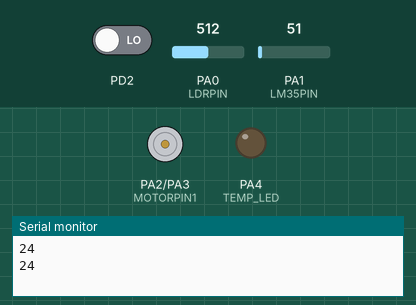
Bench run of a program on a simulated ATmega32, built with avr-gcc and emulated at 8 MHz. On the bench: motor-driver pin pairs drawn as motors (green arrow = first pin HIGH = forward, orange = second pin HIGH = backward, longer = more drive), output pins drawn as LEDs (lit = HIGH), the last lines printed to the serial monitor. The inputs (shaded band) are chosen by the test bench; at power-on: PA1 (LM35PIN) = 51, PA0 (LDRPIN) = 512, PD2 LOW.

Above: at 1.2 s.
1.3 s: PA1 (LM35PIN) set to 64
At 2.7 s:
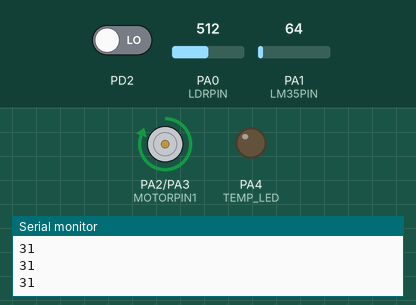
3.0 s: PA1 (LM35PIN) set to 116
4.5 s: PA1 (LM35PIN) set to 136
At 5.4 s:
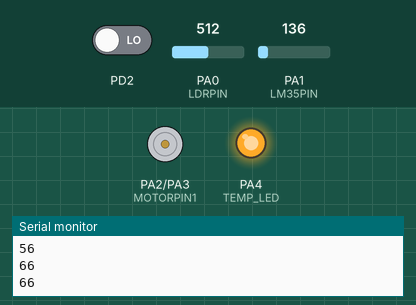
6.1 s: PA1 (LM35PIN) set to 112
At 6.7 s:
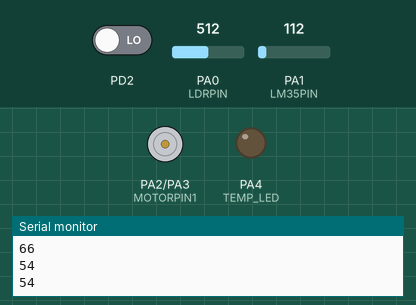
7.6 s: PA1 (LM35PIN) set to 163
At 8.1 s:
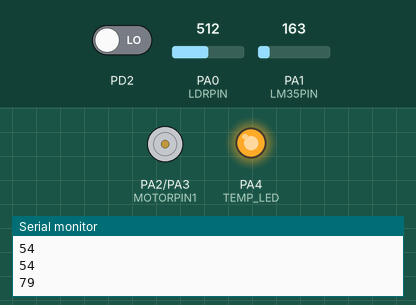
Timing chart, 0 to 10.1 s (numbered marks = the images above; inputs shaded):
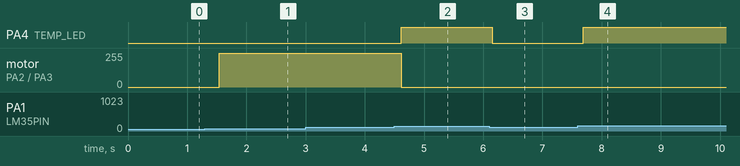

The program:

main.c
```c
#define F_CPU 8000000UL
#include <util/delay.h>

#include "../LIB/BIT_MATH.h"
#include "../LIB/STD_TYPES.h"

#include "../MCAL/ADC/ADC_int.h"
#include "../MCAL/DIO/DIO_int.h"
#include "../MCAL/EXTI/EXTI_int.h"
#include "../MCAL/GIE/GIE_int.h"
#include "../MCAL/USART/USART_int.h"
#include "../MCAL/TIMERS/TIMERS_cfg.h"
#include "../MCAL/TIMERS/TIMERS_int.h"

/////////////////////////////////////////////////
#define LDRPIN     0   // ADC Channel 0
#define LM35PIN    1   // ADC Channel 1
#define MOTORPIN1  2   // PA2
#define MOTORPIN2  3   // PA3
#define TEMP_LED   4   // PA4

/////////////////////////////////////////////////
u8 motorState = 0;
u8 overheatFlag = 0;

u16 LM35_reading = 0;
u16 LDR_reading = 0;
u8 temp = 0;

/////////////////////////////////////////////////
void LDR_func(void);
void MotorUp_Func(void);
void MotorDown_Func(void);
void motorstop(void);
void ALARM_FUNC(void);

/////////////////////////////////////////////////
void main(void)
{
    MGIE_vEnableGlobalInterrupt();
    MEXTI_vInit();
    MTIMERS_vInit();
    MADC_vInit();
    MUSART_vInit();

    // Input Pins
    MDIO_vSetPinDir(DIO_PORTA, LM35PIN, DIO_INPUT);
    MDIO_vSetPinDir(DIO_PORTA, LDRPIN, DIO_INPUT);

    // Motor Control Output Pins
    MDIO_vSetPinDir(DIO_PORTA, MOTORPIN1, DIO_OUTPUT);
    MDIO_vSetPinDir(DIO_PORTA, MOTORPIN2, DIO_OUTPUT);

    // LED or test pin output
    MDIO_vSetPinDir(DIO_PORTA, TEMP_LED, DIO_OUTPUT);

    // Set temperature alarm check every X ticks (adjust internally)
    MTIMERS_vSetIntervalAsych_CB(ALARM_FUNC, 2000);
    MTIMERS_vStartTimer(TIM_0);

    while (1)
    {
        // Skip all logic if overheat occurred
        if (overheatFlag)
        {
            motorstop();
            continue;
        }


         LDR_func();

       // _delay_ms(500);
    }
}

/////////////////////////////////////////////////
void LDR_func(void)
{
    LDR_reading = MADC_u16AnalogRead(LDRPIN);

    if (LDR_reading >= 800 && motorState == 0)
    {
        MotorUp_Func();
        motorstop();
        motorState = 1;
    }
    else if (LDR_reading < 700 && motorState == 1)
    {
        MotorDown_Func();
        motorstop();
        motorState = 0;
    }
}

/////////////////////////////////////////////////
/////////////////////////////////////////////////
void MotorUp_Func(void)
{
    MDIO_vSetPinVal(DIO_PORTA, MOTORPIN1, DIO_HIGH);
    MDIO_vSetPinVal(DIO_PORTA, MOTORPIN2, DIO_LOW);
}

void MotorDown_Func(void)
{
    MDIO_vSetPinVal(DIO_PORTA, MOTORPIN1, DIO_LOW);
    MDIO_vSetPinVal(DIO_PORTA, MOTORPIN2, DIO_HIGH);
}

void motorstop(void)
{
    MDIO_vSetPinVal(DIO_PORTA, MOTORPIN1, DIO_LOW);
    MDIO_vSetPinVal(DIO_PORTA, MOTORPIN2, DIO_LOW);
}

/////////////////////////////////////////////////
void ALARM_FUNC(void)
{	static u8 tempState=0;
    u32 reading = MADC_u16AnalogRead(CHANNEL_1);
    u16 millivolts = (reading * 5000UL) / 1024;
    u16 local_temp = millivolts / 10;
    // USART Test Output
       MUSART_vTransmit((local_temp / 10) + '0');
       MUSART_vTransmit((local_temp % 10) + '0');
       MUSART_vTransmit('\n');

      if (local_temp >= 30 && local_temp < 60 && tempState == 0)
       {
           MotorUp_Func();
           tempState = 1;
       }
       else if (local_temp < 30)
       {
           tempState = 0;
           motorstop();
       }
    if (local_temp > 60)
    {
        overheatFlag = 1;
        MDIO_vSetPinVal(DIO_PORTA, TEMP_LED, DIO_HIGH);  // Overheat LED ON
        motorstop();  // Stop motor
    }
    else
        MDIO_vSetPinVal(DIO_PORTA, TEMP_LED, DIO_LOW);  // Overheat LED ON


}
```

BIT_MATH.h
```c
/*
 * BIT_MATH.h
 *
 *  Created on: Feb 20, 2023
 *      Author: Nada Mamdouh
 */

#ifndef LIB_BIT_MATH_H_
#define LIB_BIT_MATH_H_

#define No_of_bits 8
#define SET_BIT(reg,bitN)       	(reg|=  (1<<bitN))
#define CLR_BIT(reg,bitN)       	(reg&= (~(1<<bitN)))
#define TOG_BIT(reg,bitN)           (reg^=  (1<<bitN))
#define GET_BIT(reg,bitN)           ((reg>>bitN) &0x01)
#define SET_BYTE(reg,value)         ( reg = value )
#define ROT_LEFT(reg,bitN)          (reg<<bitN)|(reg>>(No_of_bits - bitN))
#define ROT_RIGHT(reg,bitN)         (reg>>bitN)|(reg<<(No_of_bits - bitN))


#endif /* LIB_BIT_MATH_H_ */
```

STD_TYPES.h
```c
/*
 * STD_TYPES.h
 *
 *  Created on: Feb 20, 2023
 *      Author: Nada Mamdouh
 */

#ifndef LIB_STD_TYPES_H_
#define LIB_STD_TYPES_H_

typedef unsigned char u8;
typedef signed char s8;

typedef unsigned short int u16;
typedef signed short int s16;
typedef unsigned long int u32;
typedef signed long int s32;
typedef unsigned long long int u64;

typedef float f32;
typedef double f64;

#ifndef NULL
#define NULL    ((void*)0)
#endif

#endif /* LIB_STD_TYPES_H_ */
```

ADC_int.h
```c
/*
 * ADC_int.h
 *
 *  Created on: Jul 24, 2025
 *      Author: Nada Mamdouh
 */

#define CHANNEL_0           0
#define CHANNEL_1           1
#define CHANNEL_2           2
#define CHANNEL_3           3
#define CHANNEL_4           4
#define CHANNEL_5           5
#define CHANNEL_6           6
#define CHANNEL_7           7


#ifndef MCAL_ADC_ADC_INT_H_
#define MCAL_ADC_ADC_INT_H_


void MADC_vInit(void);
u16  MADC_u16AnalogRead(u8 A_u8Channel);

#endif /* MCAL_ADC_ADC_INT_H_ */
```

ADC_prg.c
```c
/*
 * ADC_prg.c
 *
 *  Created on: Jul 24, 2025
 *      Author: Nada Mamdouh
 */
#include "../../LIB/STD_TYPES.h"
#include "../../LIB/BIT_MATH.h"

#include "ADC_int.h"
#include "ADC_prv.h"


void MADC_vInit(void)
{
	/* Reference voltage (AVCC)*/
	CLR_BIT(ADMUX, REFS1);
	SET_BIT(ADMUX, 6);

	/* Data adjustment (right) */
	CLR_BIT(ADMUX, 5);

	/* Select prescaler 64 */
//	ADCSRA = (ADCSRA & (0xF8)) | ((0x07)&(prescaller));
	SET_BIT(ADCSRA,2);
	SET_BIT(ADCSRA,1);
	CLR_BIT(ADCSRA,0);

	/* Auto trigger or manual */
	CLR_BIT(ADCSRA, 5);

	/* Interrupt enable/disable */
	CLR_BIT(ADCSRA, 3);

	/* Enable ADC */
	SET_BIT(ADCSRA, 7);

}

u16  MADC_u16AnalogRead(u8 A_u8Channel)
{
	/* Select channel in Single Ended Input mode */
	ADMUX = (ADMUX & (0xE0)) | (A_u8Channel & 0x07);

	/* Start conversion */
	SET_BIT(ADCSRA, 6);

	/* Wait for flag to be raised */
	while(GET_BIT(ADCSRA, 4) == 0){}

	/* Clear flag */
	SET_BIT(ADCSRA, 4);

	return ADC;
}
```

ADC_prv.h
```c
/*
 * ADC_prv.h
 *
 *  Created on: Jul 24, 2025
 *      Author: Nada Mamdouh
 */

#ifndef MCAL_ADC_ADC_PRV_H_
#define MCAL_ADC_ADC_PRV_H_

#define SFIOR	*((volatile u8*)(0x50))

#define ADMUX	*((volatile u8*)(0x27))
#define ADCSRA	*((volatile u8*)(0x26))
#define ADCH	*((volatile u8*)(0x25))
#define ADCL	*((volatile u8*)(0x24))

#define ADC		*((volatile u16*)(0x24))


#define REFS1	7

#endif /* MCAL_ADC_ADC_PRV_H_ */
```

DIO_int.h
```c
/*
 * DIO_int.h
 *
 *  Created on: Jul 17, 2025
 *      Author: Nada Mamdouh
 */

#ifndef MCAL_DIO_DIO_INT_H_
#define MCAL_DIO_DIO_INT_H_


#define DIO_OUTPUT		1
#define DIO_INPUT		0

#define DIO_PORTA 		0
#define DIO_PORTB 		1
#define DIO_PORTC 		2
#define DIO_PORTD 		3

#define DIO_PIN0		0
#define DIO_PIN1		1
#define DIO_PIN2		2
#define DIO_PIN3		3
#define DIO_PIN4		4
#define DIO_PIN5		5
#define DIO_PIN6		6
#define DIO_PIN7		7

#define DIO_HIGH		1
#define DIO_LOW			0

#define DIO_PORT_OUTPUT  0xFF
#define DIO_PORT_INPUT	 0x00

/* Initialize Registers */
void MDIO_vInit(void);

/* Pin functions */
void MDIO_vSetPinDir(u8 A_u8PortNo, u8 A_u8PinNo, u8 A_u8PinDir);
void MDIO_vSetPinVal(u8 A_u8PortNo, u8 A_u8PinNo, u8 A_u8PinVal);
u8 MDIO_u8GETPinVal(u8 A_u8PortNo, u8 A_u8PinNo);
void MDIO_vTogPinVal(u8 A_u8PortNo, u8 A_u8PinNo);

/* Port functions */
void MDIO_vSetPortDir(u8 A_u8PortNo, u8 A_u8PortDir);
void MDIO_vSetPortVal(u8 A_u8PortNo, u8 A_u8PortVal);
u8 MDIO_u8GETPortVal(u8 A_u8PortNo);


#endif /* MCAL_DIO_DIO_INT_H_ */
```

DIO_prg.c
```c
/*
 * DIO_prg.c
 *
 *  Created on: Jul 17, 2025
 *      Author: Nada Mamdouh
 */

#include "../../LIB/STD_TYPES.h"
#include "../../LIB/BIT_MATH.h"

#include "DIO_int.h"
#include "DIO_prv.h"

void MDIO_vInit(void)
{
	DDRA  = 0;
	DDRB  = 0;
	DDRC  = 0;
	DDRD  = 0;

	PORTA = 0;
	PORTB = 0;
	PORTC = 0;
	PORTD = 0;

}

void MDIO_vSetPinDir(u8 A_u8PortNo, u8 A_u8PinNo, u8 A_u8PinDir)
{
	if(A_u8PinDir == DIO_OUTPUT)
	{
		switch(A_u8PortNo)
		{
		case DIO_PORTA:
			SET_BIT(DDRA,A_u8PinNo);
			break;
		case DIO_PORTB:
			SET_BIT(DDRB,A_u8PinNo);
			break;
		case DIO_PORTC:
			SET_BIT(DDRC,A_u8PinNo);
			break;
		case DIO_PORTD:
			SET_BIT(DDRD,A_u8PinNo);
			break;
		}
	}else if(A_u8PinDir == DIO_INPUT)
	{
		switch(A_u8PortNo)
		{
		case DIO_PORTA:
			CLR_BIT(DDRA,A_u8PinNo);
			break;
		case DIO_PORTB:
			CLR_BIT(DDRB,A_u8PinNo);
			break;
		case DIO_PORTC:
			CLR_BIT(DDRC,A_u8PinNo);
			break;
		case DIO_PORTD:
			CLR_BIT(DDRD,A_u8PinNo);
			break;
		}
	}
}

void MDIO_vSetPinVal(u8 A_u8PortNo, u8 A_u8PinNo, u8 A_u8PinVal)
{
	if(A_u8PinVal == DIO_HIGH)
	{
		switch(A_u8PortNo)
		{
		case DIO_PORTA:
			SET_BIT(PORTA,A_u8PinNo);
			break;
		case DIO_PORTB:
			SET_BIT(PORTB,A_u8PinNo);
			break;
		case DIO_PORTC:
			SET_BIT(PORTC,A_u8PinNo);
			break;
		case DIO_PORTD:
			SET_BIT(PORTD,A_u8PinNo);
			break;
		}
	}else if(A_u8PinVal == DIO_LOW)
	{
		switch(A_u8PortNo)
		{
		case DIO_PORTA:
			CLR_BIT(PORTA,A_u8PinNo);
			break;
		case DIO_PORTB:
			CLR_BIT(PORTB,A_u8PinNo);
			break;
		case DIO_PORTC:
			CLR_BIT(PORTC,A_u8PinNo);
			break;
		case DIO_PORTD:
			CLR_BIT(PORTD,A_u8PinNo);
			break;
		}
	}
}
u8 MDIO_u8GETPinVal(u8 A_u8PortNo, u8 A_u8PinNo)
{
	u8 L_u8PinVal = 0 ;
	switch(A_u8PortNo)
	{
	case DIO_PORTA:
		L_u8PinVal = GET_BIT(PINA,A_u8PinNo);
		break;
	case DIO_PORTB:
		L_u8PinVal = GET_BIT(PINB,A_u8PinNo);
		break;
	case DIO_PORTC:
		L_u8PinVal = GET_BIT(PINC,A_u8PinNo);
		break;
	case DIO_PORTD:
		L_u8PinVal = GET_BIT(PIND,A_u8PinNo);
		break;
	}
	return L_u8PinVal;
}

void MDIO_vSetPortDir(u8 A_u8PortNo, u8 A_u8PortDir)
{

	switch(A_u8PortNo)
	{
	case DIO_PORTA:
		DDRA = A_u8PortDir;
		break;
	case DIO_PORTB:
		DDRB = A_u8PortDir;
		break;
	case DIO_PORTC:
		DDRC = A_u8PortDir;
		break;
	case DIO_PORTD:
		DDRD = A_u8PortDir;
		break;

	}
}

void MDIO_vSetPortVal(u8 A_u8PortNo, u8 A_u8PortVal)
{
	switch(A_u8PortNo)
		{
		case DIO_PORTA:
			PORTA = A_u8PortVal;
			break;
		case DIO_PORTB:
			PORTB = A_u8PortVal;
			break;
		case DIO_PORTC:
			PORTC = A_u8PortVal;
			break;
		case DIO_PORTD:
			PORTD = A_u8PortVal;
			break;

		}
}

u8 MDIO_u8GETPortVal(u8 A_u8PortNo)
{
	u8 L_u8Val = 0;
		switch(A_u8PortNo)
		{
		case DIO_PORTA:
			L_u8Val = PINA;
			break;
		case DIO_PORTB:
			L_u8Val = PINB;
			break;
		case DIO_PORTC:
			L_u8Val = PINC;
			break;
		case DIO_PORTD:
			L_u8Val = PIND;
			break;
		}
		return L_u8Val;

}

void MDIO_vTogPinVal(u8 A_u8PortNo, u8 A_u8PinNo)
{
	switch(A_u8PortNo)
		{
		case DIO_PORTA:
			TOG_BIT(PORTA,A_u8PinNo);
			break;
		case DIO_PORTB:
			TOG_BIT(PORTB,A_u8PinNo);
			break;
		case DIO_PORTC:
			TOG_BIT(PORTC,A_u8PinNo);
			break;
		case DIO_PORTD:
			TOG_BIT(PORTD,A_u8PinNo);
			break;

		}
}
```

DIO_prv.h
```c
/*
 * DIO_prv.h
 *
 *  Created on: Jul 17, 2025
 *      Author: Nada Mamdouh
 */

#ifndef MCAL_DIO_DIO_PRV_H_
#define MCAL_DIO_DIO_PRV_H_

#define PORTA           *((volatile u8*)(0x3B))
#define PORTB           *((volatile u8*)(0x38))
#define PORTC           *((volatile u8*)(0x35))
#define PORTD           *((volatile u8*)(0x32))

#define DDRA            *((volatile u8*)(0x3A))
#define DDRB            *((volatile u8*)(0x37))
#define DDRC            *((volatile u8*)(0x34))
#define DDRD            *((volatile u8*)(0x31))

#define PINA            *((volatile u8*)(0x39))
#define PINB            *((volatile u8*)(0x36))
#define PINC            *((volatile u8*)(0x33))
#define PIND            *((volatile u8*)(0x30))

#endif /* MCAL_DIO_DIO_PRV_H_ */
```

EXTI_int.h
```c
/*
 * EXTI_int.h
 *
 *  Created on: Jul 23, 2025
 *      Author: Nada Mamdouh
 */

#ifndef MCAL_EXTI_EXTI_INT_H_
#define MCAL_EXTI_EXTI_INT_H_


#define ENABLE			1
#define DISABLE			0

#define EXTI_INT0         ENABLE
#define EXTI_INT1         DISABLE
#define EXTI_INT2         DISABLE

#define EXTI_FALLING	0
#define EXTI_RISING		1
#define EXTI_LOW_LVL	2
#define EXTI_ONCHANGE	3
/*
 * EXTI_INT0_SENSE_CTRL , EXTI_INT1_SENSE_CTRL
 * Options:
 * EXTI_FALLING ,
 * EXTI_RISING ,
 * EXTI_LOW_LVL ,
 * EXTI_ONCHANGE
 *       ----------------------------
 * EXTI_INT2_SENSE_CTRL
 * Options:
 * EXTI_FALLING ,
 * EXTI_RISING
 *
 **/
#define EXTI_INT0_SENSE_CTRL  EXTI_RISING
#define EXTI_INT1_SENSE_CTRL  EXTI_FALLING
#define EXTI_INT2_SENSE_CTRL  EXTI_FALLING

void MEXTI_vInit(void);
void MEXTI_vCallBackFunction(void (*Fptr)(void), u8 A_u8InterruptNo);


#endif /* MCAL_EXTI_EXTI_INT_H_ */
```

EXTI_prg.c
```c
/*
 * EXTI_prg.c
 *
 *  Created on: Jul 23, 2025
 *      Author: Nada Mamdouh
 */

#include "../../LIB/BIT_MATH.h"
#include "../../LIB/STD_TYPES.h"

#include "../DIO/DIO_int.h"
#include "EXTI_int.h"
#include "EXTI_prv.h"

// array of function pointers
static void (*G_EXTI_Callback[3])(void) = {NULL};

void MEXTI_vInit(void)
{

#if EXTI_INT0 == ENABLE
	/* Sense control */
#if EXTI_INT0_SENSE_CTRL==EXTI_FALLING
	// falling edge for INT0
	CLR_BIT(MCUCR,0);
	SET_BIT(MCUCR,1);
#elif EXTI_INT0_SENSE_CTRL == EXTI_RISING
	// rising edge for INT0
	SET_BIT(MCUCR,0);
	SET_BIT(MCUCR,1);
#elif EXTI_INT0_SENSE_CTRL == EXTI_LOW_LVL
	// low level for INT0
	CLR_BIT(MCUCR,0);
	CLR_BIT(MCUCR,1);
#elif EXTI_INT0_SENSE_CTRL == EXTI_ONCHANGE
	// any logical change for INT0
	SET_BIT(MCUCR,0);
	CLR_BIT(MCUCR,1);
#else
#error "Sense control must be EXTI_FALLING , EXTI_RISING , EXTI_LOW_LVL or EXTI_ONCHANGE "
#endif
	/* Enable interrupt */
	SET_BIT(GICR,6);
#endif

#if EXTI_INT1 == ENABLE
	/* Sense control */
#if EXTI_INT1_SENSE_CTRL == EXTI_FALLING
	// falling edge for INT1
	CLR_BIT(MCUCR,2);
	SET_BIT(MCUCR,3);
#elif EXTI_INT1_SENSE_CTRL == EXTI_RISING
	// rising edge for INT1
	SET_BIT(MCUCR,2);
	SET_BIT(MCUCR,3);
#elif EXTI_INT1_SENSE_CTRL == EXTI_LOW_LVL
	// low level for INT1
	CLR_BIT(MCUCR,2);
	CLR_BIT(MCUCR,3);
#elif EXTI_INT1_SENSE_CTRL == EXTI_ONCHANGE
	// any logical change for INT1
	SET_BIT(MCUCR,2);
	CLR_BIT(MCUCR,3);
#else
#error "Sense control must be EXTI_FALLING , EXTI_RISING , EXTI_LOW_LVL or EXTI_ONCHANGE "
#endif
	/* Enable interrupt */
	SET_BIT(GICR,7);
#endif

#if EXTI_INT2 == ENABLE
	/* Sense control */
#if EXTI_INT2_SENSE_CTRL == EXTI_FALLING
	// falling edge for INT2
	CLR_BIT(MCUCSR,6);
#elif EXTI_INT2_SENSE_CTRL == EXTI_RISING
	// rising edge for INT2
	SET_BIT(MCUCSR,6);
#else
#error "Sense control must be EXTI_FALLING or EXTI_RISING "
#endif
	/* Enable interrupt */
	SET_BIT(GICR,5);
#endif

}

void MEXTI_vCallBackFunction(void (*Fptr)(void), u8 A_u8InterruptNo)
{
	G_EXTI_Callback[A_u8InterruptNo] = Fptr;
}

void __vector_1(void) __attribute__((signal));
void __vector_1(void)
{
	// call a specific function
	if(G_EXTI_Callback[0] != NULL)
	{
		G_EXTI_Callback[0]();
	}
}

void __vector_2(void) __attribute__((signal));
void __vector_2(void)
{
	// call a specific function
	if(G_EXTI_Callback[1] != NULL)
	{
		G_EXTI_Callback[1]();
	}
}


void __vector_3(void) __attribute__((signal));
void __vector_3(void)
{
	// call a specific function
	if(G_EXTI_Callback[2] != NULL)
	{
		G_EXTI_Callback[2]();
	}
}
```

EXTI_prv.h
```c
/*
 * EXTI_prv.h
 *
 *  Created on: Jul 23, 2025
 *      Author: Nada Mamdouh
 */

#ifndef MCAL_EXTI_EXTI_PRV_H_
#define MCAL_EXTI_EXTI_PRV_H_

#define MCUCR		*((volatile u8*)(0x55))
#define MCUCSR		*((volatile u8*)(0x54))
#define GICR		*((volatile u8*)(0x5B))
#define GIFR		*((volatile u8*)(0x5A))


#endif /* MCAL_EXTI_EXTI_PRV_H_ */
```

GIE_int.h
```c
/*
 * GIE_int.h
 *
 *  Created on: Jul 24, 2025
 *      Author: Nada Mamdouh
 */

#ifndef MCAL_GIE_GIE_INT_H_
#define MCAL_GIE_GIE_INT_H_


void MGIE_vEnableGlobalInterrupt(void);
void MGIE_vDisableGlobalInterrupt(void);

#endif /* MCAL_GIE_GIE_INT_H_ */
```

GIE_prg.c
```c
/*
 * GIE_prg.c
 *
 *  Created on: Jul 24, 2025
 *      Author: Nada Mamdouh
 */
#include "../../LIB/BIT_MATH.h"
#include "../../LIB/STD_TYPES.h"

#include "GIE_int.h"
#include "GIE_prv.h"


void MGIE_vEnableGlobalInterrupt(void)
{
	SET_BIT(SREG,7);
}
void MGIE_vDisableGlobalInterrupt(void)
{
	CLR_BIT(SREG,7);
}
```

GIE_prv.h
```c
/*
 * GIE_prv.h
 *
 *  Created on: Jul 24, 2025
 *      Author: Nada Mamdouh
 */

#ifndef MCAL_GIE_GIE_PRV_H_
#define MCAL_GIE_GIE_PRV_H_

#define SREG		*((volatile u8*)(0x5F))

#endif /* MCAL_GIE_GIE_PRV_H_ */
```

TIMERS_cfg.h
```c
/*
 * TIMERS_cfg.h
 *
 *  Created on: Jul 31, 2025
 *      Author: pc
 */

#ifndef MCAL_TIMERS_TIMERS_CFG_H_
#define MCAL_TIMERS_TIMERS_CFG_H_

/* Enable and Disable Timers*/
/*Options:
 * ENABLE
 * DISABLE
 * */
#define TIMERID_0  	ENABLE
#define TIMERID_1  	DISABLE
#define TIMERID_2  	DISABLE

/* Configuire Prescaller */
/*Options:
 *  NO_CLK
	CLK_NO_PRESCALLING
 	CLK_8
 	CLK_64
    CLK_256
    CLK_1024
    EXTERNAL_T0_FALLING
    EXTERNAL_T0_RISING
 * */
#define CLK_SELECT_PRESCALER_TIM0	CLK_8
#define CLK_SELECT_PRESCALER_TIM1	CLK_8

/* SELECT MODE */
/*Options:
 * NORMAL_OVERFLOW
   PWM_PHASE_CORRECT
   CTC
   FAST_PWM
 * */
#define TIMERID_0_MODE	NORMAL_OVERFLOW


/*Interrupt enable/ disable */
#define INTERRUPR_CONTROL	ENABLE

#endif /* MCAL_TIMERS_TIMERS_CFG_H_ */
```

TIMERS_int.h
```c
/*
 * TIMERS_int.h
 *
 *  Created on: Jul 27, 2025
 *      Author: Nada Mamdouh
 */

#ifndef MCAL_TIMERS_TIMERS_INT_H_
#define MCAL_TIMERS_TIMERS_INT_H_


#define TIM_0	 0
#define TIM_1_A	 1
#define TIM_1	 2

#define TRIG_TYPE_RISING	0
#define TRIG_TYPE_FALLING	1


#define ICU_MODE	0

void MTIMERS_vInit(void);
void MTIMERS_vSetIntervalAsych_CB(void (*Fptr)(void), u32 A_u32T_required);

// CTC
void MTIMERS_vSetInterval_CTC(void (*Fptr)(void),u32 A_u32T_required, u8 A_u8OCR_val);
void MTIMERS_vSetCompareMatch(u8 A_u8TimerID, u16 A_16OCR_val);

void MTIMERS_vSetICU_CB(void (*Fptr)(void));
u16 MTIMERS_u16GetCapturedValue(void);
void MTIMERS_SetTrigger(u8 A_Trigger_Type);
void MTIMERS_vEnableInterrupt(u8 A_u8TimerID, u8 A_u8TimerMode);
void MTIMERS_vDisableInterrupt(u8 A_u8TimerID, u8 A_u8TimerMode);


void MTIMERS_vStartTimer(u8 A_u8TimerID);
void MTIMERS_vStopTimer(u8 A_u8TimerID);

#endif /* MCAL_TIMERS_TIMERS_INT_H_ */
```

USART_int.h
```c
/*
 * USART_int.h
 *
 *  Created on: Jul 30, 2025
 *      Author: pc
 */

#ifndef MCAL_USART_USART_INT_H_
#define MCAL_USART_USART_INT_H_

void MUSART_vInit(void);
void MUSART_vTransmit(u8 A_u8Byte);
u8 MUSART_vReceive(void);

#endif /* MCAL_USART_USART_INT_H_ */
```

Source omitted: TIMERS_prg.c (4469 bytes), TIMERS_prv.h (1392 bytes), USART_prg.c (808 bytes), USART_prv.h (441 bytes)

Measured:
- the behaviour switches between 61 and 62 on PA1 (LM35PIN) (found by bisection; images 0 and 1)
- the behaviour switches between 124 and 125 on PA1 (LM35PIN) (found by bisection; images 1 and 2)
- after the input at 1.3 s, motor on PA2 (MOTORPIN1) / PA3 (MOTORPIN2): stopped → forward 255/255 after 0.24 s
- after the input at 4.5 s, PA4 (TEMP_LED): LOW → HIGH after 0.11 s; motor on PA2 (MOTORPIN1) / PA3 (MOTORPIN2): forward 255/255 → stopped after 0.11 s
- after the input at 6.1 s, PA4 (TEMP_LED): HIGH → LOW after 0.05 s
- after the input at 7.6 s, PA4 (TEMP_LED): LOW → HIGH after 0.09 s
